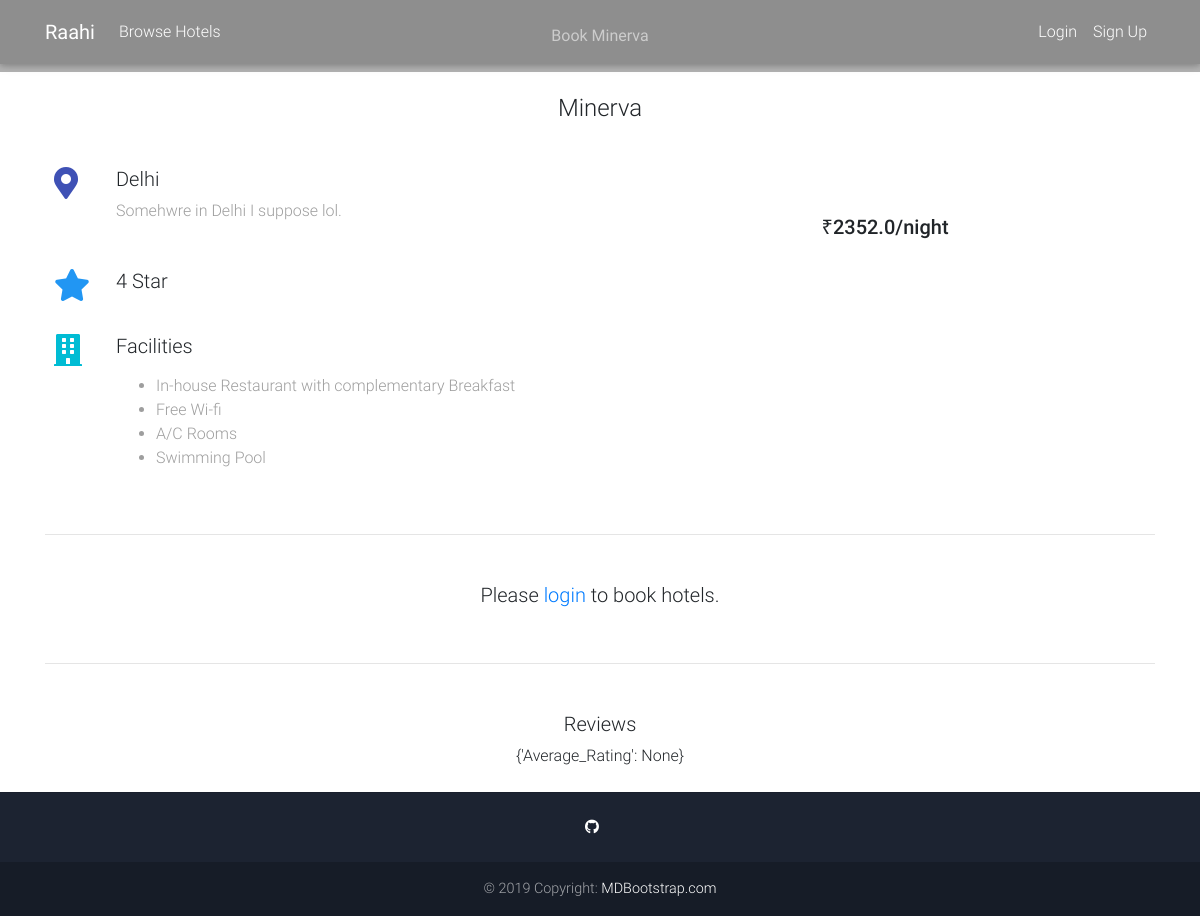
Page /hotel/3 on the earlier database version.
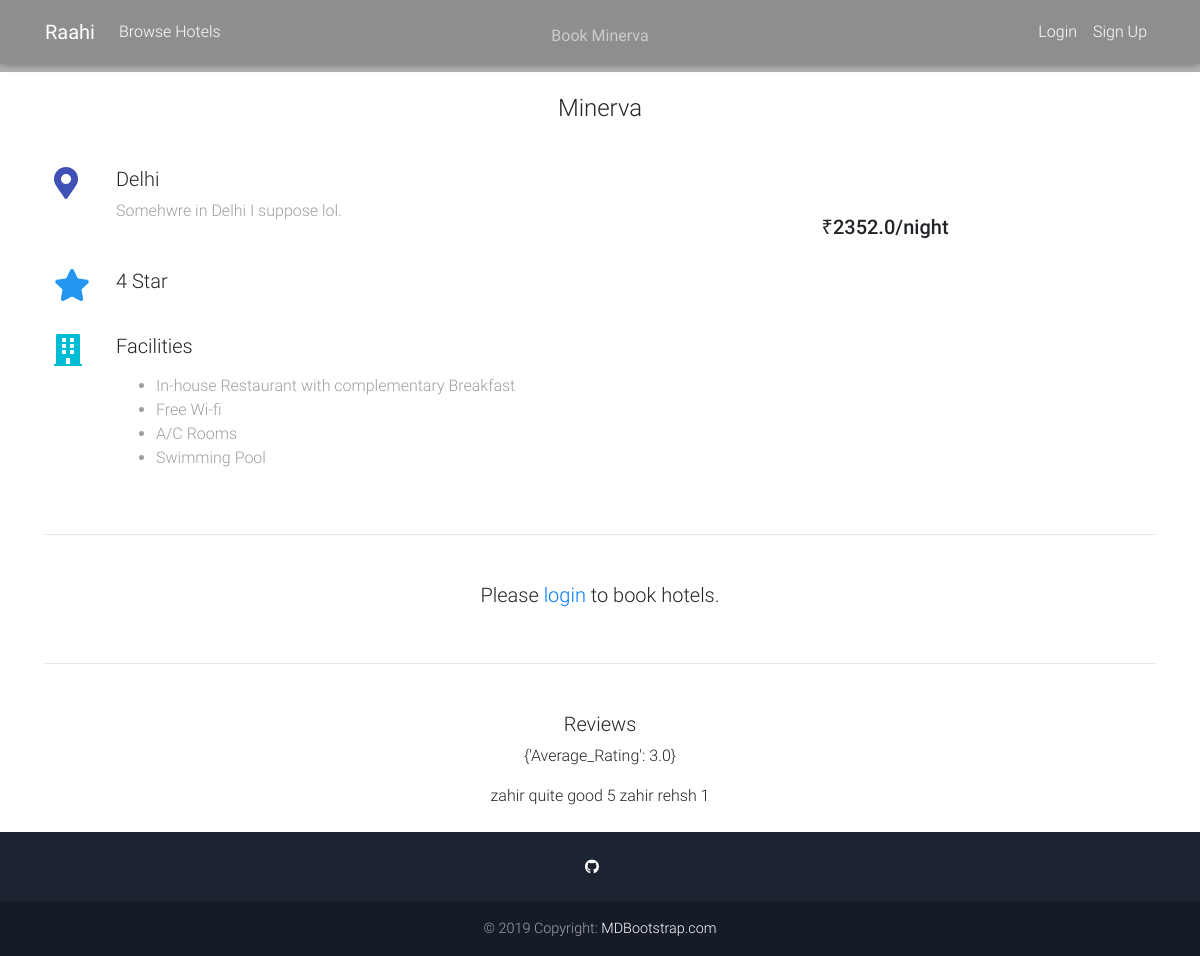
Same page on the later database version.
### main/models.py (models this page shows, shortened)
class Review(models.Model):
    user = models.ForeignKey(User, on_delete=models.CASCADE, null=True)
    hotel = models.ForeignKey(Hotel, on_delete=models.CASCADE, null=True)
    date = models.DateTimeField(auto_now_add=True)
    text = models.TextField(max_length =1000, blank= True)
    rate = models.PositiveSmallIntegerField(choices = RATE_CHOICES)

### main/views.py (the view)
# urls.py: path('hotel/<int:hotel_id>', views.hotelpage, name='hotelpage'),
def hotelpage(request, hotel_id):
    if request.method == 'GET':
        hotel = get_object_or_404(Hotel, pk=hotel_id)
        reviews = Review.objects.filter(hotel=hotel)
        reviews_avg = reviews.aggregate(Average_Rating = Avg('rate'))
        reviews_count = reviews.count()
        context = {
            'hotel':hotel,
            'reviews':reviews,
            'reviews_avg':reviews_avg,
            'reviews_count':reviews_count
        }
        return render(request, 'hotel.html', context)

### main/templates/hotel.html (shortened to what the changed rows need)
{% extends 'base.html' %}
{% block content %}
<main>
<div class="container">
    <center><h4 style="margin-top: 2%; margin-bottom: 4%">{{hotel.hotel_name}}</h4></center>
    <div class="row wow fadeIn">
        <div class="col-lg-6 col-md-12 px-4">
        </div>
        <div class="col-lg-6 col-md-12">
        </div>
      </div>
      <hr class="my-5">
    <center>
        {% if request.user.is_authenticated %}
        <h5 style="margin-top: 2%;">Booking Details</h5>
        <form method="POST" action="{% url 'bookhotel' %}" style="margin-top: 4%;">
         {% csrf_token %}
         <div class="form-row">
         <input type="hidden" name="hotel" value="{{hotel.pk}}">
         <div class="form-group col-md-2 col-lg-3">
         <label for="numpeople">Number of People</label>
         <input type="number" min=1 class="form-control" placeholder="1, 2, 3 ..." name="num_people" required>
        </div>
        <div class="form-group col-md-2 col-lg-3">
        <label for="roomnos">Number of Rooms</label>
        <input type="number" min=1 class="form-control" placeholder="1, 2, 3 ..." name="rooms" required>
        </div>
        <div class="form-group col-md-2 col-lg-3">
         <label for="checkin">Check In:</label>
         <input type="date" class="form-control" id="check_in" name="check_in" required>
         </div>
         <div class="form-group col-md-2 col-lg-3">
         <label for="checkout">Check Out:</label>
         <input type="date" class="form-control" id="check_out" name="check_out" required>
         </div>
        </div>
          <button class="btn btn-info btn-md" style="margin-top: 3%; margin-bottom:2%">Book Now</button>
       </form>
       {% else %}
       <h5 style="margin-top: 2%; margin-bottom: 5%">Please <a href="/login/">login</a> to book hotels.</h5>
       {% endif %}
       <hr class="my-5">
       <h5 style="margin-top: 2%;">Reviews</h5>
       <p>{{ reviews_avg }}</p>
       {% for review in reviews %}
       {{review.user.username}}
       {{review.text}}
       {{review.rate}}
       {% endfor %}
      </center>
</div>
</main>
{% endblock content %}

Differences in the rows shown:
added Review: user.username "zahir", text "quite good", rate "5"
added Review: user.username "zahir", text "rehsh", rate "1"
Other differences:
{{ reviews_avg }}: "{'Average_Rating': None}" → "{'Average_Rating': 3.0}"
